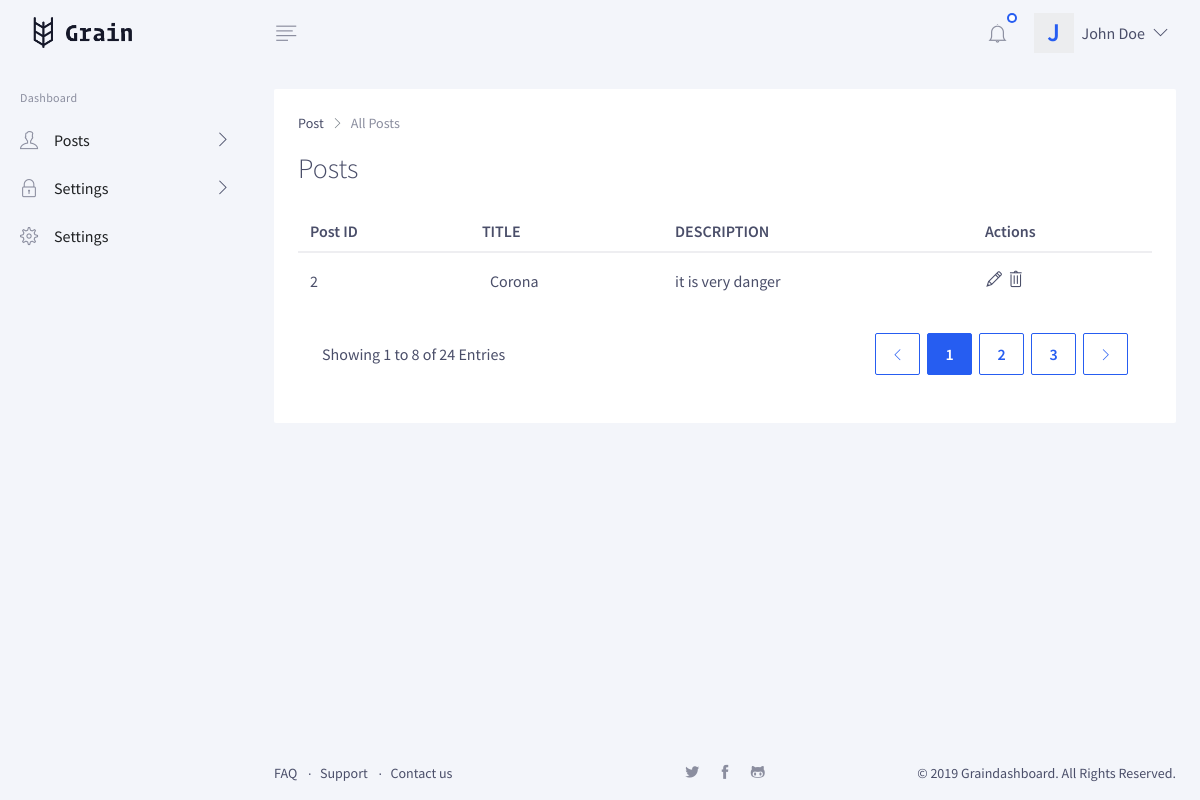
The app's page /posts.php (signed in) with its own data.
### tables this page shows
CREATE TABLE `Post` (
  `Pid` int(11) NOT NULL,
  `title` varchar(255) NOT NULL,
  `Description` varchar(255) NOT NULL,
  `id` int(11) NOT NULL
);

### posts.php (the view, shortened to what this page needs)
<?php
    $uid = $_SESSION['userid'];
class connectdb extends dbfunction
{
  public function setconnection()
  {
    $host = "localhost";
$username = "newroot";
$password = "Test@321";
$dbname = "phptrainee";
$connection = mysqli_connect($host,$username,$password,$dbname);
        return $connection;
  }
}
?>
<!DOCTYPE html>
<html lang="en">
<head>
    <link rel="stylesheet" href="public/graindashboard/css/graindashboard.css">
</head>
<body class="has-sidebar has-fixed-sidebar-and-header">
<?php
include 'header.php';
?>
<main class="main">
    <?php
include 'sidebar.php';
?>
    <div class="content">
        <div class="py-4 px-3 px-md-4">
            <div class="card mb-3 mb-md-4">
                <div class="card-body">
                    <nav class="d-none d-md-block" aria-label="breadcrumb">
                        <ol class="breadcrumb">
                            <li class="breadcrumb-item">
                                <a href="#">Post</a>
                            </li>
                            <li class="breadcrumb-item active" aria-current="page">All Posts</li>
                        </ol>
                    </nav>
                    <div class="mb-3 mb-md-4 d-flex justify-content-between">
                        <div class="h3 mb-0">Posts</div>
                    </div>
                    <div class="table-responsive-xl">
                        <table class="table text-nowrap mb-0">
                            <thead>
                            <tr>
                                <th class="font-weight-semi-bold border-top-0 py-2">Post ID</th>
                                <th class="font-weight-semi-bold border-top-0 py-2">TITLE</th>
                                <th class="font-weight-semi-bold border-top-0 py-2">DESCRIPTION</th>
                                <th class="font-weight-semi-bold border-top-0 py-2">Actions</th>
                            </tr>
                            </thead>
                            <tbody>
                                <?php
   $conn = new connectdb;
   $connection =$conn->setconnection();
   $query = "SELECT Pid, title, Description FROM `Post` WHERE id = '$uid'";
   $result1 = mysqli_query($connection,$query);
       $rowcount = mysqli_num_rows($result1);
       if($rowcount == 0)
       {
        echo "No Post Yet";
       }
       else
          {
     while ($col = mysqli_fetch_array($result1))
     {
       echo '<tr>
                                <td class="py-3">'.$col['Pid'].'</td>
                                <td class="align-middle py-3">
                                    <div class="d-flex align-items-center">
                                        <div class="position-relative mr-2">
                                        </div>'.$col['title'].'
                                    </div>
                                </td>
                                <td class="py-3">'.$col['Description'].'</td>
                                <td class="py-3">
                                    <div class="position-relative">
                                        <a class="link-dark d-inline-block" href="post-edit.php?postid='.$col['Pid'].'&action=edit">
                                            <i class="gd-pencil icon-text"></i>
                                        </a>
                                        <a class="link-dark d-inline-block" href="posts.php?postid='.$col['Pid'].'&action=delete">
                                            <i class="gd-trash icon-text"></i>
                                        </a>
                                    </div>
                                </td>
                            </tr>
                           ';
     }
     }
     ?>
                            </tbody>
                        </table>
                        <div class="card-footer d-block d-md-flex align-items-center d-print-none">
                            <div class="d-flex mb-2 mb-md-0">Showing 1 to 8 of 24 Entries</div>
                            <nav class="d-flex ml-md-auto d-print-none" aria-label="Pagination"><ul class="pagination justify-content-end font-weight-semi-bold mb-0">				<li class="page-item">				<a id="datatablePaginationPrev" class="page-link" href="#!" aria-label="Previous"><i class="gd-angle-left icon-text icon-text-xs d-inline-block"></i></a>				</li><li class="page-item d-none d-md-block"><a id="datatablePaginationPage0" class="page-link active" href="#!" data-dt-page-to="0">1</a></li><li class="page-item d-none d-md-block"><a id="datatablePagination1" class="page-link" href="#!" data-dt-page-to="1">2</a></li><li class="page-item d-none d-md-block"><a id="datatablePagination2" class="page-link" href="#!" data-dt-page-to="2">3</a></li><li class="page-item">				<a id="datatablePaginationNext" class="page-link" href="#!" aria-label="Next"><i class="gd-angle-right icon-text icon-text-xs d-inline-block"></i></a>				</li>				</ul></nav>
                        </div>
                    </div>
                </div>
            </div>
        </div>
        <?php
            include 'footer.php';
        ?>
    </div>
</main>
</body>
</html>

### records on screen
post: Pid "2", title "Corona", Description "it is very danger"
